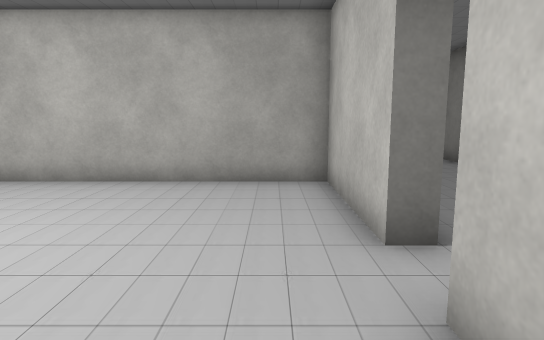
View 1 (above)

22 first-person views from a walk through a scene from a Unity 3-D project. The camera is 1.4 m above the floor, tilts 8° down and sees 75° across. The floor is counted in squares, 1 m on a side. Each view is taken from the middle of a square. On the plan, view 1 faces up. The plan holds only what a view shows up to about 15 squares ahead; the rest is blank. The place goes on beyond the plan. The player is left out. Some surface patterns are stand-ins.

View 2
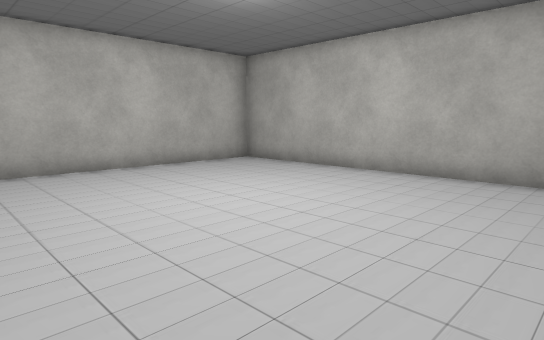

View 3
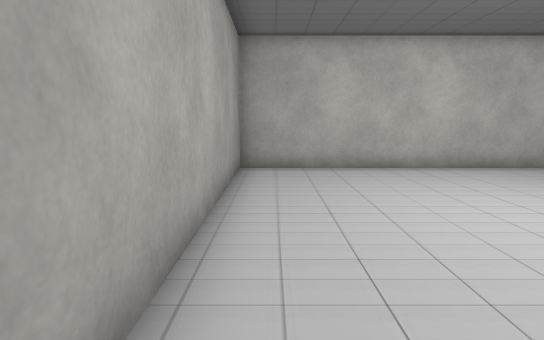

View 4
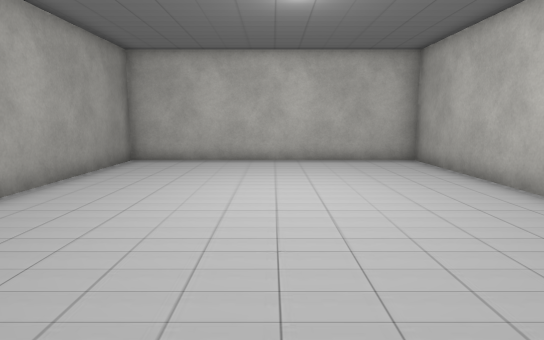

View 5
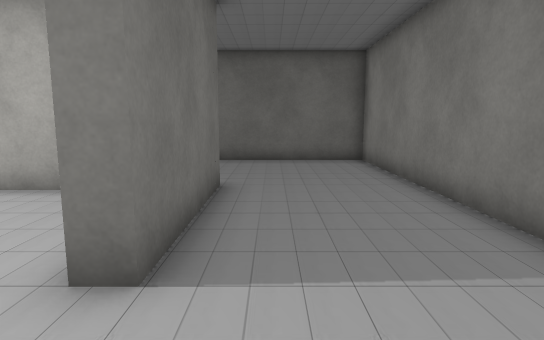

View 6
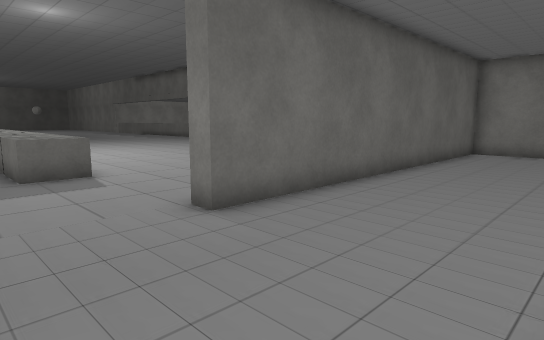

View 7
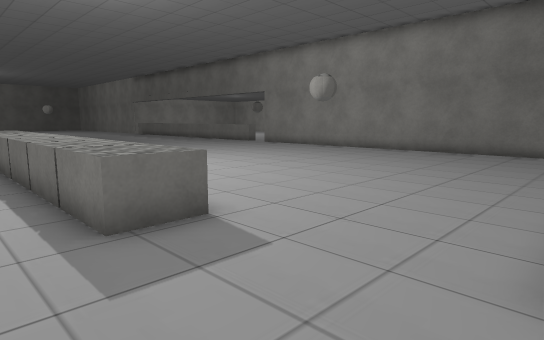

View 8
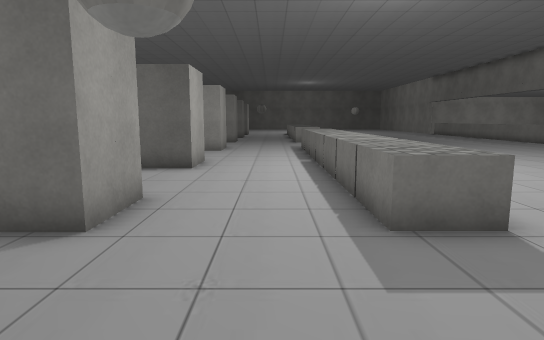

View 9
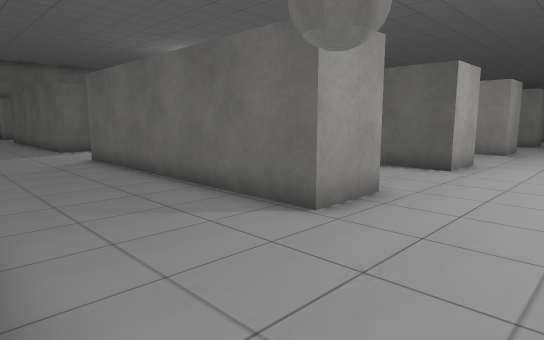

View 10
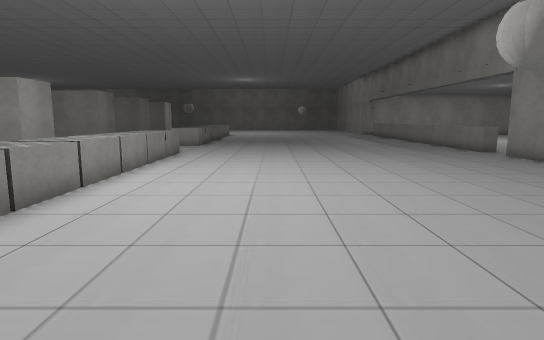

View 11
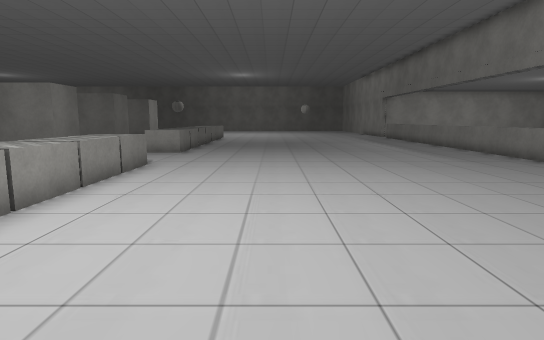

View 12
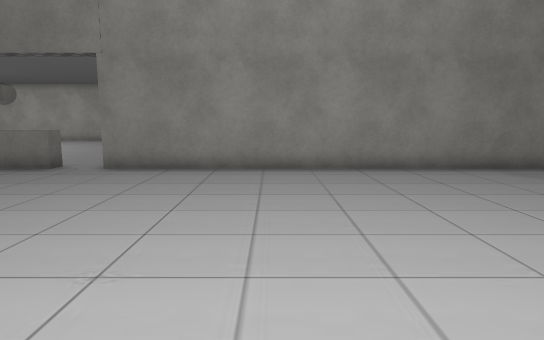

View 13
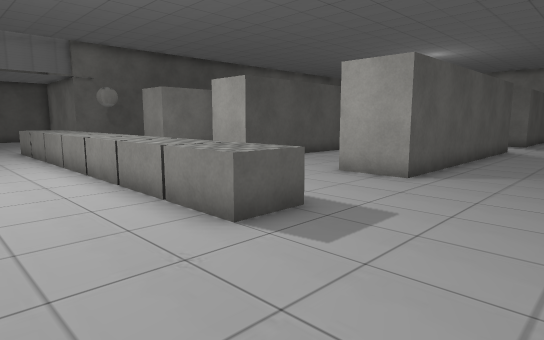

View 14
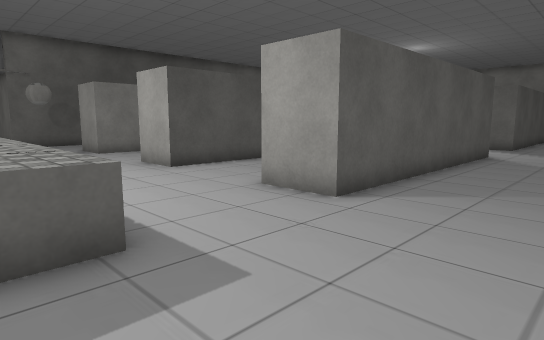

View 15
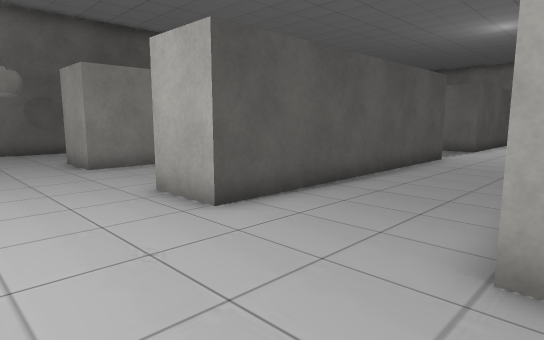

View 16
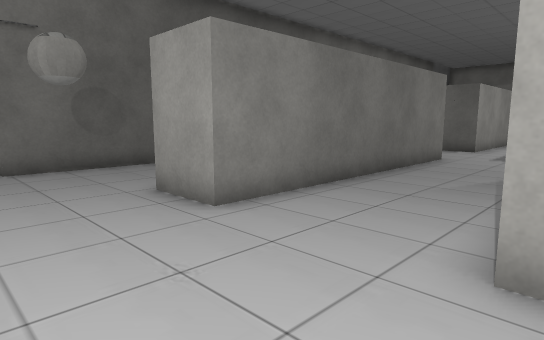

View 17
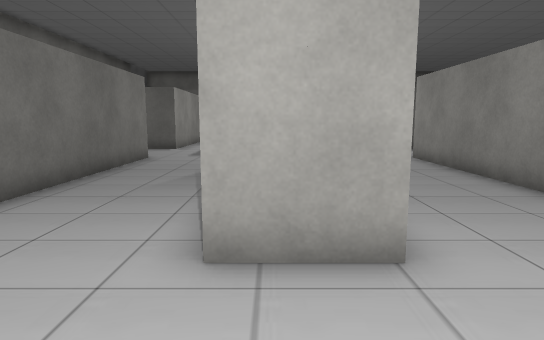

View 18
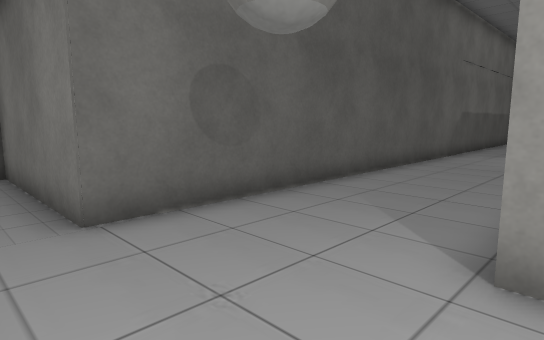

View 19
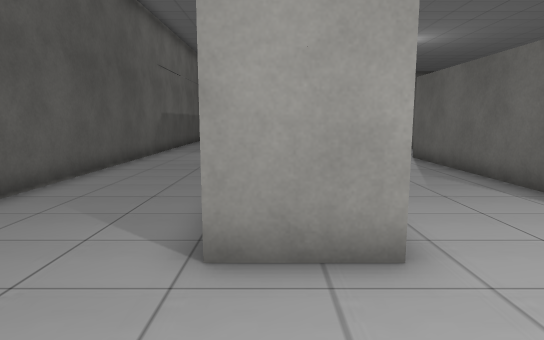

View 20
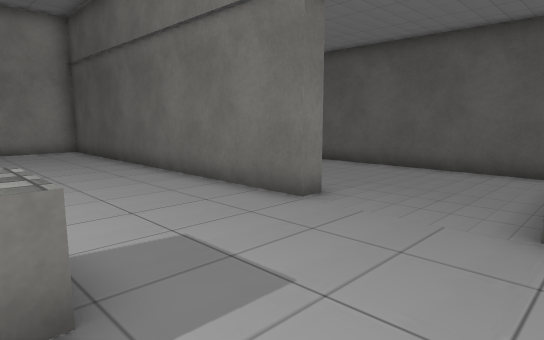

View 21
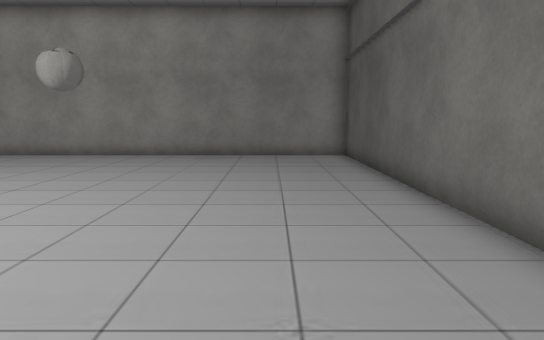

View 22
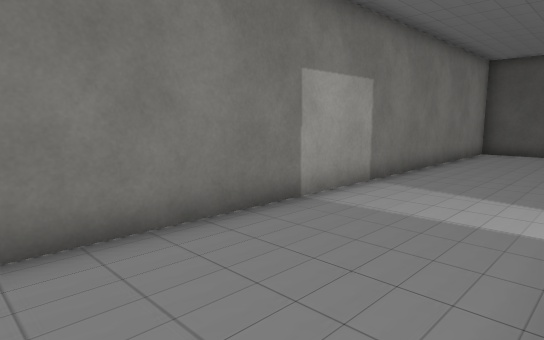

### Floor plan
Points are (right, up) in squares from view 1. A wall is a line through its corners. A room is listed if a view was taken in it or the views show most of it. See-through windows are left out.
Room 1 (views 1, 2, 3)
walls: (1.2, 3.8) (1.2, 8) (-10.4, 8) (-10.4, -1.9) (-1.1, -1.9); (1.2, 1.4) (1.2, 2.4)
ways out: opening at (2, 3) to room 2
Room 2 (views 4, 5, 6, 7, 8, 9, 10, 11, 12, 13, 14, 15, 16, 17, 18, 19, 20, 21, 22)
walls: (1.9, 8.6) (1.9, 3.8) (1.2, 3.8); (-15.9, 30.3) (-22.4, 30.3); (6.9, 32.4) (6.2, 32.4) (6.2, 36.1); (-22.4, 20.3) (-12.4, 20.3) (-12.4, 18.3) (-22.4, 18.3); (-22.5, 14.1) (-10.4, 14.1) (-10.4, 8.6) (-3.1, 8.6); (-22.4, 26.3) (-12.4, 26.3) (-12.4, 24.3) (-22.4, 24.3); (-22.4, 32.3) (-12.4, 32.3) (-12.4, 30.3) (-13.5, 30.3); (4.1, -7.5) (6.2, -7.5) (6.2, 13.5) (-6.8, 13.5) (-6.8, 14.1) (6.2, 14.1) (6.2, 31)
ways out: opening at (2, 3) to room 1
objects: block (-8, 19) to (-7, 20); block (-8, 21) to (-7, 22); block (-8, 23) to (-7, 24); block (-8, 25) to (-7, 26); block (-8, 27) to (-7, 28); block (-8, 29) to (-7, 30); block (-8, 31) to (-7, 32)

Where each view was taken, in squares from view 1:
view 1: 0 up, 0 right, facing up
view 2: 1 down, 0 right, facing up-left
view 3: 1 down, 0 right, facing left
view 4: 3 up, 2 right, facing left
view 5: 1 up, 3 right, facing up
view 6: 9 up, 10 left, facing up-right
view 7: 14 up, 10 left, facing up-right
view 8: 14 up, 10 left, facing up
view 9: 14 up, 9 left, facing up-left
view 10: 17 up, 3 left, facing up
view 11: 21 up, 3 left, facing up
view 12: 26 up, 4 left, facing right
view 13: 36 up, 4 left, facing down-left
view 14: 36 up, 7 left, facing down-left
view 15: 31 up, 9 left, facing down-left
view 16: 25 up, 9 left, facing down-left
view 17: 25 up, 9 left, facing left
view 18: 19 up, 9 left, facing down-left
view 19: 19 up, 9 left, facing left
view 20: 19 up, 11 left, facing down-right
view 21: 17 up, 8 left, facing right
view 22: 9 up, 2 right, facing down-right
